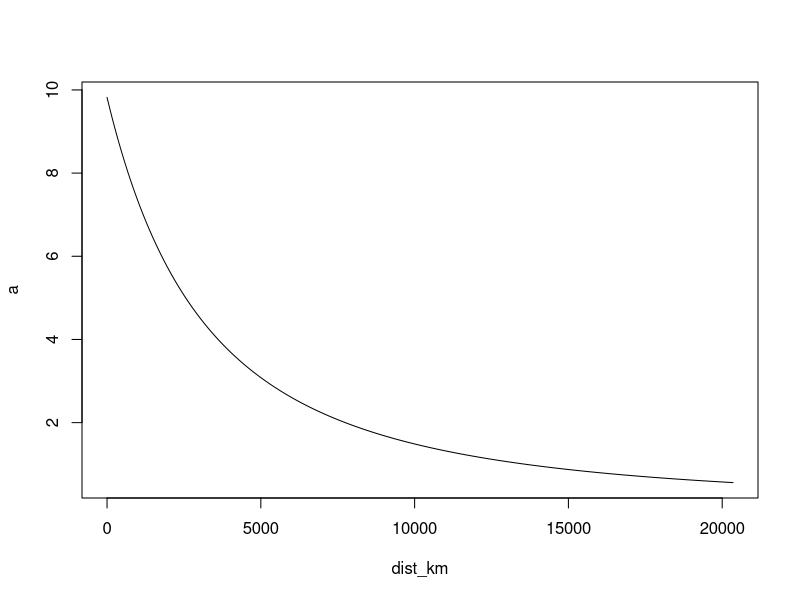

This figure's R source:
#code which is not explicitly an exercise...but may be useful to have in reference

#trig functions are in the base of R
cos(pi)
sin(3*pi/2)
tan(pi/6)

#exponential (e^x) and log(x) are in the base of R
exp(1)
log(100,base=10) #number to raise for, base, return value is log of given arguments

#modulus is two percentage symbols (returns remainder after division)
16%%3
10%%5

#a more involved calculation
sqrt(3/4) / (1/3 - 2/pi^2)

apple <-20-16
banana <- 4 + 5 
apple - banana
apple
banana

#R is case sensitive as expected. so Apple != apple as a variable

#re-assignment and incrementation
apple <- -100
apple <- apple +1
apple

#scalar addition of a vector
x <- c(1, 2, 77, 2, -2, 14) 
y <- 2
x+y

#scalar multiplication of a vector
x*y

#raising entire vector to a power
x^y

#unless re-assigning, objects are not mutateable
x
y <- c(1, 1, 2, 2, 3, 3)

length(x)
length(y)

#to multiply or add vectors they need to be the same length
#this was checked earlier, so we can do the below operations
x + y
x*y

#the same order of operations applies to both vectors and scalar values
2*x + y
2*(x + y)

x <- seq(from=1, to=10, by=1)
x
y <- seq(from=1, to=10, by=2)
y

x <- 0:15
x
y <- 6:-6
y

G <- 6.6728*10^-11
r_earth <- 6.371*10^6
m <- 5.9736*10^24
r <- r_earth
a <- G*m/r^2
a

#effect of gravity as distance km from earth increase
dist <- seq(from=0, to=20350*1000, by=10)
r <- r_earth + dist
a <- G*m/r^2
dist_km <- dist / 1000
plot(x=dist_km, y=a, type="l")

#R becomes unresponsive if you run this below
#but it is just the same as the above plot except with circle points
#instead of a line
#plot(x=dist_km, y=a)

#bodmas applies. brackets always take precedence for completion
6*(5+2)^2/(2+6-9)/7*2


